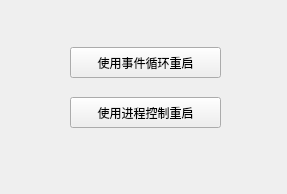
<?xml version="1.0" encoding="UTF-8"?>
<ui version="4.0">
 <class>RestartWidget</class>
 <widget class="QWidget" name="RestartWidget">
  <property name="geometry">
   <rect>
    <x>0</x>
    <y>0</y>
    <width>287</width>
    <height>194</height>
   </rect>
  </property>
  <property name="windowTitle">
   <string>重启程序</string>
  </property>
  <widget class="QPushButton" name="pushButtonExitRestart">
   <property name="geometry">
    <rect>
     <x>70</x>
     <y>47</y>
     <width>151</width>
     <height>31</height>
    </rect>
   </property>
   <property name="text">
    <string>使用事件循环重启</string>
   </property>
  </widget>
  <widget class="QPushButton" name="pushButtonProcess">
   <property name="geometry">
    <rect>
     <x>70</x>
     <y>97</y>
     <width>151</width>
     <height>31</height>
    </rect>
   </property>
   <property name="text">
    <string>使用进程控制重启</string>
   </property>
  </widget>
 </widget>
 <layoutdefault spacing="6" margin="11"/>
 <resources/>
 <connections/>
</ui>
